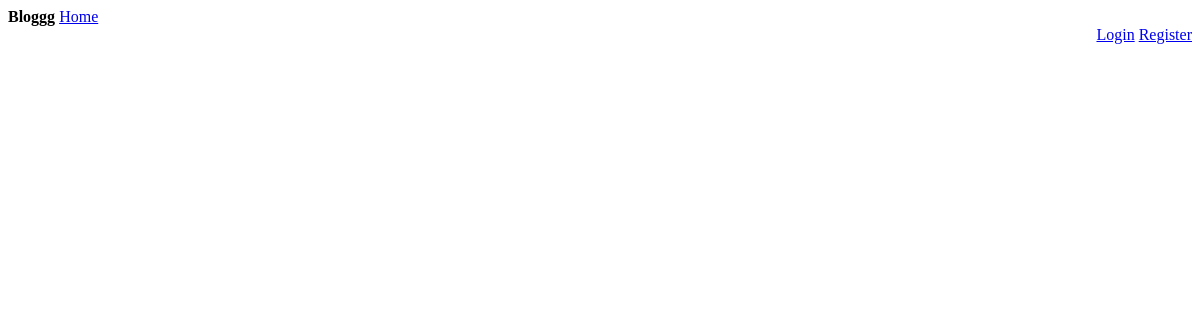
The page /index on the database as committed earlier.
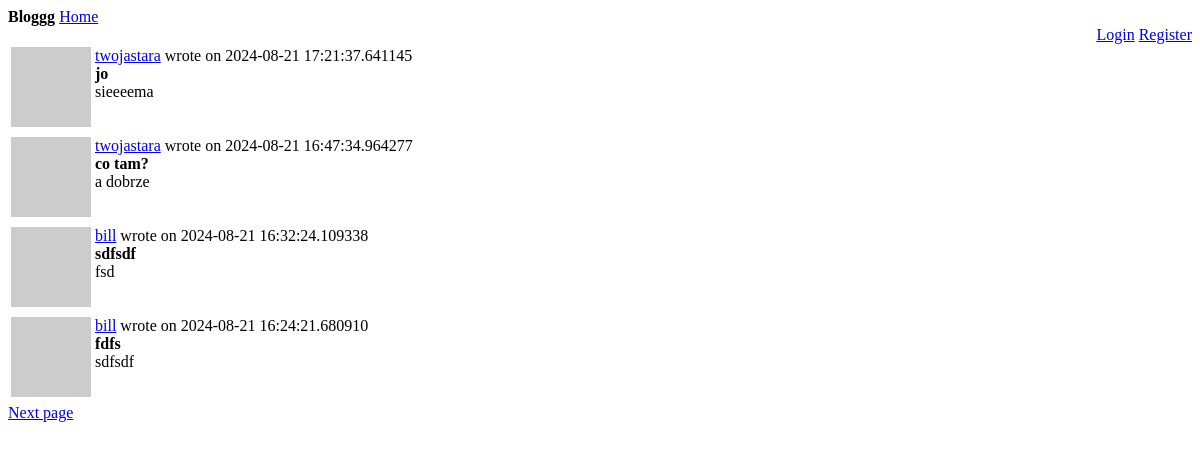
The same page on the database as committed later.
### webapp/models.py (models this page shows, shortened)
class Post(db.Model):
    id:         sqo.Mapped[int] = sqo.mapped_column(primary_key=True)
    user_id:    sqo.Mapped[int] = sqo.mapped_column(sqa.ForeignKey(User.id), index=True)
    timestamp:  sqo.Mapped[datetime] = sqo.mapped_column(index=True, default=lambda: datetime.now(timezone.utc))
    title:      sqo.Mapped[str] = sqo.mapped_column(sqa.String(64), index=True)
    body:       sqo.Mapped[str] = sqo.mapped_column(sqa.String(4096))
    author:     sqo.Mapped[User] = sqo.relationship(back_populates='posts')

class User(UserMixin, db.Model):
    id:         sqo.Mapped[int] = sqo.mapped_column(primary_key=True)
    username:   sqo.Mapped[str] = sqo.mapped_column(sqa.String(64), index=True, unique=True)
    email:      sqo.Mapped[str] = sqo.mapped_column(sqa.String(128), index=True, unique=True)
    hashed_pass:sqo.Mapped[Optional[str]] = sqo.mapped_column(sqa.String(256))
    about:      sqo.Mapped[Optional[str]] = sqo.mapped_column(sqa.String(4096))
    last_seen:  sqo.Mapped[Optional[datetime]] = sqo.mapped_column(default=lambda: datetime.now(timezone.utc))
    posts:      sqo.WriteOnlyMapped['Post'] = sqo.relationship(back_populates='author')
    followers:  sqo.WriteOnlyMapped['User'] = sqo.relationship(
        secondary=followers_table, primaryjoin=(followers_table.c.followed_id == id),
        secondaryjoin=(followers_table.c.follower_id == id), back_populates='following'
    )
    following:   sqo.WriteOnlyMapped['User'] = sqo.relationship(
        secondary=followers_table, primaryjoin=(followers_table.c.follower_id == id),
        secondaryjoin=(followers_table.c.followed_id == id), back_populates='followers'
    )
    def avatar(self, size):
        hash = md5((self.username+self.email+str(2384129234)).encode('utf-8')).hexdigest()
        return f'https://www.gravatar.com/avatar/{hash}?d=identicon&s={size}'

### webapp/routes.py (the view)
@app.route('/', methods=['POST', 'GET'])
@app.route('/index', methods=['POST', 'GET'])
def index_page():
    page = request.args.get('page', 1, type=int)
    query = None
    post_form = None
    if current_user.is_authenticated:
        post_form = PostForm()
        if post_form.validate_on_submit():
            new_post = Post(title=post_form.title.data, body=post_form.text.data, author=current_user)
            db.session.add(new_post)
            db.session.commit()
            flash('Uploaded your post.')
            return redirect(url_for('index_page'))
        query = current_user.get_my_and_followers_posts_query()
    else:
        query = sqa.select(Post).order_by(Post.timestamp.desc())
    posts = db.paginate(query, page=page, per_page=app.config['POSTS_PER_PAGE'], error_out=False)
    next_url = url_for('index_page', page=posts.next_num) if posts.has_next else None
    prev_url = url_for('index_page', page=posts.prev_num) if posts.has_prev else None
    return render_template('index_page.html', title='Home page',
                    posts=posts, post_form=post_form, next_url=next_url, prev_url=prev_url)

### webapp/routes.py (called while the page is built)
@app.before_request
def before_request():
    if current_user.is_authenticated:
        current_user.last_seen = datetime.now(timezone.utc)
        db.session.commit()

### webapp/templates/index_page.html (shortened to what this page needs)
{% extends "base.html" %}
{% block content %}
    {% for post in posts %}
        {% include "sub_post.html" %}
    {% endfor %}
    {% if next_url %}
        <a href="{{ next_url }}">Next page</a>
    {% endif %}
{% endblock %}

### webapp/templates/sub_post.html
<table>
    <tr valign="top">
        <td><img src="{{ post.author.avatar(32) }}"></td>
        <td>
            <a href="{{ url_for('user_page', username=post.author.username) }}">
                {{ post.author.username }}</a> wrote on {{ post.timestamp }}
            <br>
            <b>{{ post.title }}</b>
            <br>
            {{ post.body }}
        </td>
    </tr>
</table>

Rows that differ between the two databases and show on the page:
added Post: author.username "twojastara", timestamp "2024-08-21 17:21:37.641145", title "jo", body "sieeeema"
added Post: author.username "twojastara", timestamp "2024-08-21 16:47:34.964277", title "co tam?", body "a dobrze"
added Post: author.username "bill", timestamp "2024-08-21 16:32:24.109338", title "sdfsdf", body "fsd"
added Post: author.username "bill", timestamp "2024-08-21 16:24:21.680910", title "fdfs", body "sdfsdf"
Other text that changed with them:
text now shown: "Next page"
